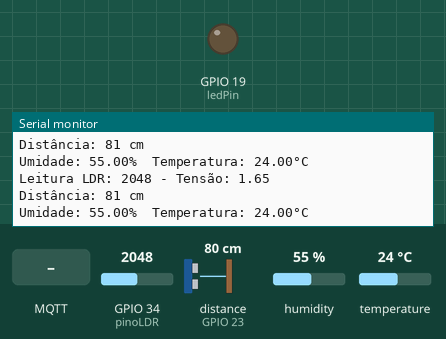
Simulated run of this sketch. Board: ESP32. Parts: output pins drawn as LEDs (lit = HIGH), the last lines printed to the serial monitor. Wiring (inferred from the names in the program): ultrasonic range finder: trigger GPIO 22; echo GPIO 23. The inputs (shaded band) are chosen by the test bench; at power-on: GPIO 34 (pinoLDR) = 2048, distance to the obstacle (sensor on GPIO 23) 80 cm, humidity 55 %, temperature 24 °C. The echo pulse lasts 58.3 µs per cm; WiFi joins after 1.5 s; servers stay silent unless stated; random numbers use the default seed unless the sketch sets one; no MQTT or app messages arrive unless stated; pins used as bus, display or sensor lines are not drawn.

Above: at 3.0 s.
3.1 s: MQTT message "acender" arrives on the first subscribed topic
At 3.8 s:
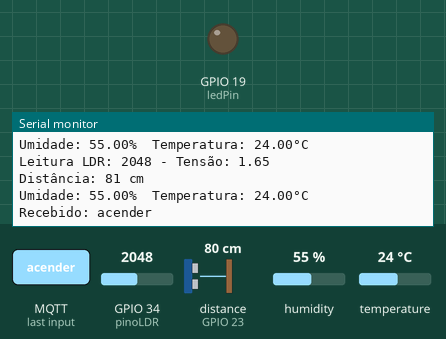
4.9 s: MQTT message "apagar" arrives on the first subscribed topic
At 5.4 s:
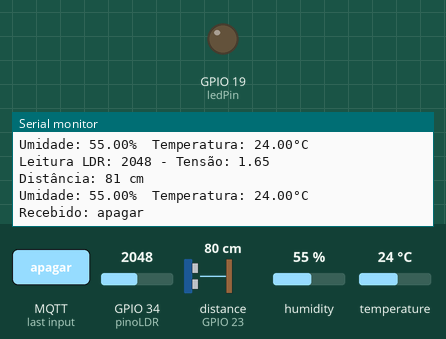
6.4 s: MQTT message "1" arrives on the first subscribed topic
At 6.9 s:
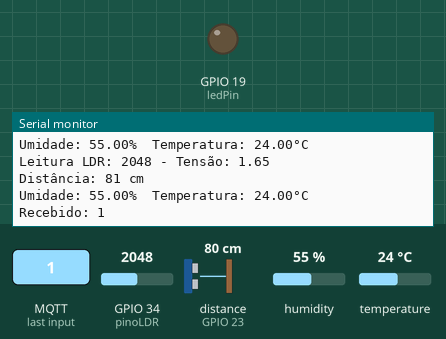

Measured:
- after the input at 3.1 s, the serial monitor: prints a new line after 0.31 s (image 1)
- after the input at 4.9 s, the serial monitor: prints a new line after 0.05 s (image 2)
- after the input at 6.4 s, the serial monitor: prints a new line after 0.10 s (image 3)

The sketch:

S1.ino
```cpp
#include <WiFiClientSecure.h>
#include <PubSubClient.h>
#include <WiFi.h>
#include <DHT.h>

#define DHTPIN 4
#define DHTTYPE DHT11

DHT dht(DHTPIN, DHTTYPE);

WiFiClientSecure client;        //cria cliente wifi
PubSubClient mqtt(client);  //fala que mqtt usa o cliente wifi

const String SSID = "FIESC_IOT_EDU";
const String PASS = "8120gv08";

const String URL         = "c2388c77116243a0a57bd57d29c9b376.s1.eu.hivemq.cloud";
const int PORT           = 8883;


const String broker_user = "Sensor1";
const String broker_pass = "Gabriela123";

//  TOPICOS
const char* topicoPresenca_1    = "presenca_1";      //define de onde vou receber as msgs
const char* topicoTemperatura    = "temperatura";
const char* topicoUmidade       = "umidade";
const char* topicoIluminacao    = "iluminacao";
//  TOPICOS


const int ledPin = 19;
const int pinoLDR = 34;
const int pinoUltra_echo = 23;
const int pinoUltra_trig = 22;


void setup() {
  Serial.begin(115200);
  dht.begin();

  pinMode(ledPin, OUTPUT);
  pinMode(pinoUltra_trig, OUTPUT);
  pinMode(pinoUltra_echo, INPUT);


  Serial.println("Conectando ao Wifi");
  WiFi.begin(SSID,PASS);
  while(WiFi.status() != WL_CONNECTED){
    Serial.print(".");
    delay(200);
  }
  Serial.println("\nConectado!");

  client.setInsecure();

  Serial.println("Conectando ao broker...");
  mqtt.setServer(URL.c_str(),PORT);

  while(!mqtt.connected()){
    String ID = "S1-";
    ID += String(random(0xffff),HEX);
    mqtt.connect(ID.c_str(),broker_user.c_str(),broker_pass.c_str());
    delay(200);
    Serial.print(".");
  }

  mqtt.subscribe(topicoIluminacao);
  mqtt.setCallback(callback);

  Serial.println("\nConectado ao broker com sucesso!");
  pinMode(ledPin, OUTPUT);
}

long lerDistancia() {
  digitalWrite(pinoUltra_trig, LOW);
  delayMicroseconds(2);
  digitalWrite(pinoUltra_trig, HIGH);
  delayMicroseconds(10);
  digitalWrite(pinoUltra_trig, LOW);

  long duracao = pulseIn(pinoUltra_echo, HIGH);
  long distancia = duracao * 349.24 / 2 / 10000;

  return distancia;
}

void loop() {

  //Sensor Iluminação
  int leituraLDR = analogRead(pinoLDR);
  float tensao = (leituraLDR * 3.3) / 4095.0;

  Serial.print("Leitura LDR: ");
  Serial.print(leituraLDR);
  Serial.print(" - Tensão: ");
  Serial.println(tensao);
  if (leituraLDR < 2800) {
    mqtt.publish(topicoIluminacao,"acender");
  } else {
    mqtt.publish(topicoIluminacao,"apagar");
  }

  //Sensor DistanciA
  long distancia = lerDistancia();

  Serial.print("Distância: ");
  Serial.print(distancia);
  Serial.println(" cm");

  if (distancia < 10) {
    mqtt.publish(topicoPresenca_1,"detectado");
  }

  //Sensor de Temperatura
  float umidade = dht.readHumidity();
  float temperatura = dht.readTemperature();

  if (isnan(umidade) || isnan(temperatura)) {
    Serial.println("Erro na leitura do DHT11");
  }else{
    mqtt.publish(topicoUmidade, String(umidade).c_str());
    mqtt.publish(topicoTemperatura, String(temperatura).c_str());
  }

  Serial.print("Umidade: ");
  Serial.print(umidade);
  Serial.print("%  Temperatura: ");
  Serial.print(temperatura);
  Serial.println("°C");

  mqtt.loop();
  delay(500);
}

//Envia as mensagens para os demais
void callback(char* topic, byte* payload, unsigned int length){
  String mensagem = "";
  for(int i = 0; i < length; i++){
    mensagem += (char)payload[i];
  }
  Serial.print("Recebido: ");
  Serial.println(mensagem);
  if(mensagem == "acender"){
    digitalWrite(2, HIGH);
  }else if (mensagem == "apagar"){
    digitalWrite(2, LOW);
  }
}
```
